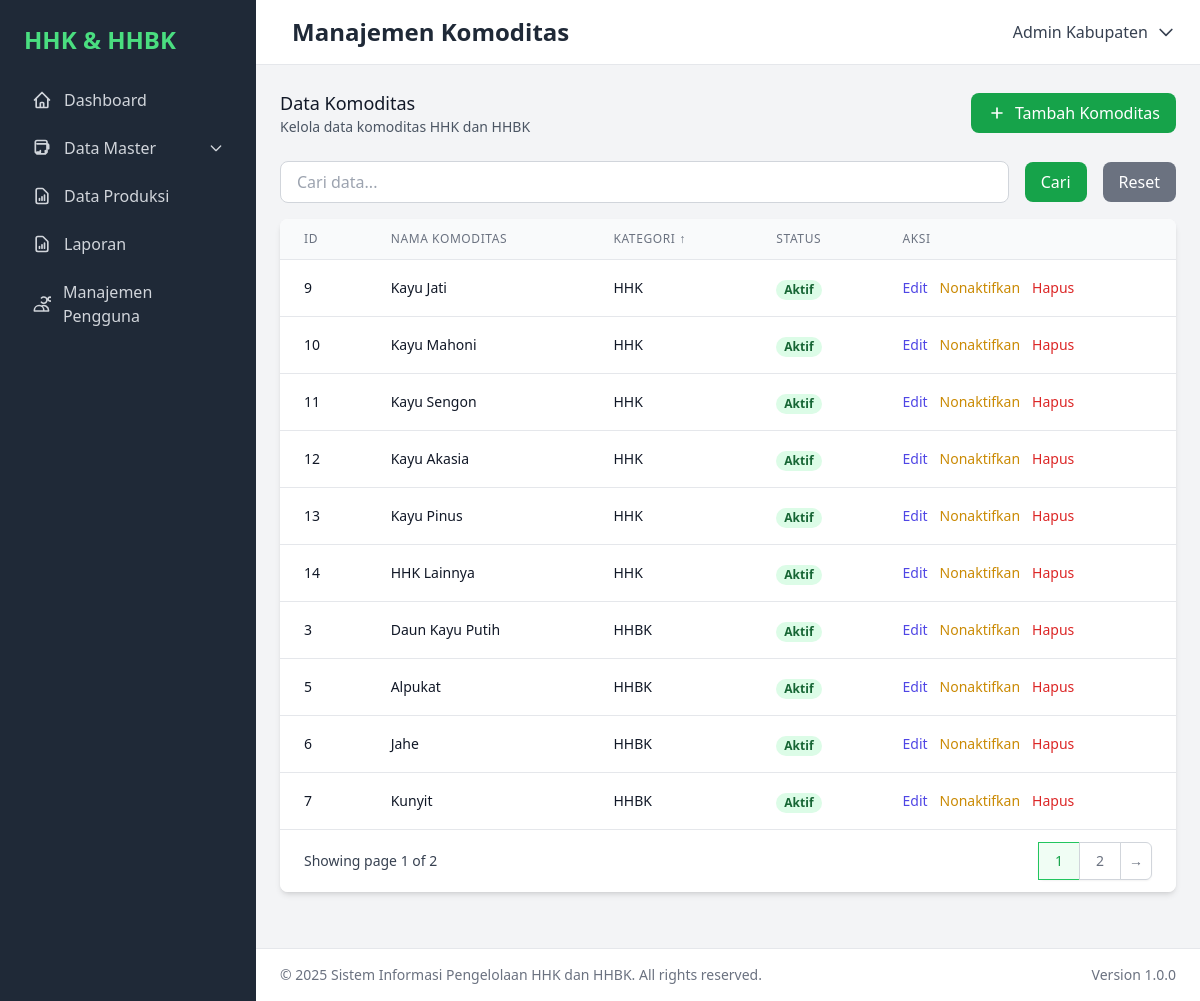
The app's page /komoditas.php?sort=kategori&order=asc&page=1 (signed in) with its own data.
### tables this page shows
CREATE TABLE `komoditas`  (
  `id` int(0) NOT NULL AUTO_INCREMENT,
  `nama` varchar(100) NOT NULL,
  `kategori` enum('HHK','HHBK') NOT NULL DEFAULT 'HHBK',
  `aktif` tinyint(1) NOT NULL DEFAULT 1,
  PRIMARY KEY (`id`) USING BTREE,
  UNIQUE INDEX `nama`(`nama`) USING BTREE
);

### komoditas.php (the view, shortened to what this page needs)
<?php
require_once 'components/DataTable.php';
include 'includes/header.php';
?>
<div class="flex justify-between items-center mb-6">
    <div>
        <h3 class="text-lg font-medium text-gray-900">Data Komoditas</h3>
        <p class="text-sm text-gray-600">Kelola data komoditas HHK dan HHBK</p>
    </div>
    <button onclick="openModal()" class="bg-green-600 hover:bg-green-700 text-white px-4 py-2 rounded-lg flex items-center">
        <svg class="w-5 h-5 mr-2" fill="none" stroke="currentColor" viewBox="0 0 24 24">
            <path stroke-linecap="round" stroke-linejoin="round" stroke-width="2" d="M12 6v6m0 0v6m0-6h6m-6 0H6"></path>
        </svg>
        Tambah Komoditas
    </button>
</div>
<form method="GET" class="mb-4">
    <?php echo renderDataTableSearchBox(); ?>
</form>
<div class="bg-white rounded-lg shadow-md overflow-hidden">
    <div class="overflow-x-auto">
        <table class="min-w-full divide-y divide-gray-200">
            <thead class="bg-gray-50">
                <tr>
                    <th class="px-6 py-3 text-left text-xs font-medium text-gray-500 uppercase tracking-wider">ID</th>
                    <?php echo renderDataTableSortableHeader('nama', 'Nama Komoditas', 'komoditas.php'); ?>
                    <?php echo renderDataTableSortableHeader('kategori', 'Kategori', 'komoditas.php'); ?>
                    <th class="px-6 py-3 text-left text-xs font-medium text-gray-500 uppercase tracking-wider">Status</th>
                    <th class="px-6 py-3 text-left text-xs font-medium text-gray-500 uppercase tracking-wider">Aksi</th>
                </tr>
            </thead>
            <tbody class="bg-white divide-y divide-gray-200">
                <?php echo getKomoditasData(); ?>
            </tbody>
        </table>
    </div>
    <?php echo renderDataTablePagination('komoditas.php'); ?>
</div>
<?php
function getKomoditasData() {
    try {
        $result = getDataTableData();
        $data = $result['data'];
        $output = '';
        if (empty($data)) {
            $output .= '<tr><td colspan="5" class="px-6 py-4 text-center text-gray-500">Tidak ada data yang ditemukan</td></tr>';
        } else {
            foreach ($data as $row) {
                $statusClass = $row['aktif'] ? 'bg-green-100 text-green-800' : 'bg-red-100 text-red-800';
                $statusText = $row['aktif'] ? 'Aktif' : 'Nonaktif';
                $output .= '<tr>';
                $output .= '<td class="px-6 py-4 whitespace-nowrap text-sm text-gray-900">' . $row['id'] . '</td>';
                $output .= '<td class="px-6 py-4 whitespace-nowrap text-sm text-gray-900">' . htmlspecialchars($row['nama']) . '</td>';
                $output .= '<td class="px-6 py-4 whitespace-nowrap text-sm text-gray-900">' . ($row['kategori'] ?: '-') . '</td>';
                $output .= '<td class="px-6 py-4 whitespace-nowrap">';
                $output .= '<span class="px-2 inline-flex text-xs leading-5 font-semibold rounded-full ' . $statusClass . '">' . $statusText . '</span>';
                $output .= '</td>';
                $output .= '<td class="px-6 py-4 whitespace-nowrap text-sm font-medium">';
                $output .= '<button onclick="editKomoditas(' . $row['id'] . ', \'' . addslashes($row['nama']) . '\', \'' . addslashes($row['kategori'] ?: '') . '\')" class="text-indigo-600 hover:text-indigo-900 mr-3">Edit</button>';
                $output .= '<button onclick="toggleStatus(' . $row['id'] . ')" class="text-yellow-600 hover:text-yellow-900 mr-3">' . ($row['aktif'] ? 'Nonaktifkan' : 'Aktifkan') . '</button>';
                $output .= '<button onclick="deleteKomoditas(' . $row['id'] . ')" class="text-red-600 hover:text-red-900">Hapus</button>';
                $output .= '</td>';
                $output .= '</tr>';
            }
        }
        return $output;
    } catch(Exception $e) {
        return '<tr><td colspan="5" class="px-6 py-4 text-center text-red-600">Error: ' . $e->getMessage() . '</td></tr>';
    }
}
include 'includes/footer.php';
?>

### components/DataTable.php (shortened to what this page needs)
<?php
$dataTable_db = null;
$dataTable_table = '';
$dataTable_orderable = [];
function initDataTable($db, $table, $columns, $searchable, $orderable) {
    $dataTable_table = $table;
    $dataTable_orderable = $orderable;
}
function getDataTableData() {
    global $dataTable_db, $dataTable_table, $dataTable_columns, $dataTable_searchable, $dataTable_orderable;
    $page = isset($_GET['page']) ? max(1, (int)$_GET['page']) : 1;
    $limit = isset($_GET['limit']) ? max(1, (int)$_GET['limit']) : 10;
    $offset = ($page - 1) * $limit;
    $sort_column = isset($_GET['sort']) ? $_GET['sort'] : '';
    $sort_order = isset($_GET['order']) ? strtoupper($_GET['order']) : 'ASC';
    $where_clause = '';
    $search_params = [];
    $order_clause = '';
    if (!empty($sort_column) && in_array($sort_column, $dataTable_orderable)) {
        $order_clause = "ORDER BY `{$sort_column}` {$sort_order}";
    } else {
        $order_clause = "ORDER BY id DESC";
    }
    $count_query = "SELECT COUNT(*) FROM `{$dataTable_table}` {$where_clause}";
    $count_stmt = $dataTable_db->prepare($count_query);
    $count_stmt->execute($search_params);
    $total_filtered = $count_stmt->fetchColumn();
    $total_query = "SELECT COUNT(*) FROM `{$dataTable_table}`";
    $total_stmt = $dataTable_db->prepare($total_query);
    $total_stmt->execute();
    $total = $total_stmt->fetchColumn();
    $data_query = "SELECT * FROM `{$dataTable_table}` {$where_clause} {$order_clause} LIMIT {$limit} OFFSET {$offset}";
    $data_stmt = $dataTable_db->prepare($data_query);
    $data_stmt->execute($search_params);
    $data = $data_stmt->fetchAll(PDO::FETCH_ASSOC);
    return [
        'data' => $data,
        'total' => $total,
        'total_filtered' => $total_filtered,
        'page' => $page,
        'limit' => $limit,
        'total_pages' => ceil($total_filtered / $limit)
    ];
}
function renderDataTableSearchBox() {
    $search = isset($_GET['search']) ? htmlspecialchars($_GET['search']) : '';
    $html = '<div class="flex items-center space-x-4 mb-4">';
    $html .= '<div class="flex-1">';
    $html .= '<input type="text" name="search" value="' . $search . '" ';
    $html .= 'placeholder="Cari data..." ';
    $html .= 'class="w-full px-4 py-2 border border-gray-300 rounded-lg focus:outline-none focus:ring-2 focus:ring-green-500">';
    $html .= '</div>';
    $html .= '<button type="submit" class="bg-green-600 hover:bg-green-700 text-white px-4 py-2 rounded-lg">';
    $html .= 'Cari';
    $html .= '</button>';
    $html .= '<a href="' . $_SERVER['PHP_SELF'] . '" class="bg-gray-500 hover:bg-gray-600 text-white px-4 py-2 rounded-lg">';
    $html .= 'Reset';
    $html .= '</a>';
    $html .= '</div>';
    return $html;
}
function renderDataTableSortableHeader($column, $label, $current_page) {
    $current_sort = isset($_GET['sort']) ? $_GET['sort'] : '';
    $current_order = isset($_GET['order']) ? $_GET['order'] : 'asc';
    $new_order = ($current_sort === $column && $current_order === 'asc') ? 'desc' : 'asc';
    $sort_url = $current_page . '?';
    $params = $_GET;
    $params['sort'] = $column;
    $params['order'] = $new_order;
    $params['page'] = 1;
    $sort_url .= http_build_query($params);
    $sort_icon = '';
    if ($current_sort === $column) {
        $sort_icon = $current_order === 'asc' ? ' ↑' : ' ↓';
    }
    $html = '<th class="px-6 py-3 text-left text-xs font-medium text-gray-500 uppercase tracking-wider">';
    $html .= '<a href="' . $sort_url . '" class="hover:text-green-600">';
    $html .= $label . $sort_icon;
    $html .= '</a>';
    $html .= '</th>';
    return $html;
}
function renderDataTablePagination($current_page) {
    $result = getDataTableData();
    $total_pages = $result['total_pages'];
    $current_page_num = $result['page'];
    $html = '<div class="bg-white px-4 py-3 flex items-center justify-between border-t border-gray-200 sm:px-6">';
    $html .= '<div class="flex-1 flex justify-between sm:hidden">';
    if ($current_page_num < $total_pages) {
        $next_params = $_GET;
        $next_params['page'] = $current_page_num + 1;
        $next_url = $current_page . '?' . http_build_query($next_params);
        $html .= '<a href="' . $next_url . '" class="ml-3 relative inline-flex items-center px-4 py-2 border border-gray-300 text-sm font-medium rounded-md text-gray-700 bg-white hover:bg-gray-50">';
        $html .= 'Next';
        $html .= '</a>';
    }
    $html .= '</div>';
    $html .= '<div class="hidden sm:flex-1 sm:flex sm:items-center sm:justify-between">';
    $html .= '<div>';
    $html .= '<p class="text-sm text-gray-700">';
    $html .= 'Showing page <span class="font-medium">' . $current_page_num . '</span> of <span class="font-medium">' . $total_pages . '</span>';
    $html .= '</p>';
    $html .= '</div>';
    $html .= '<div>';
    $html .= '<nav class="relative z-0 inline-flex rounded-md shadow-sm -space-x-px" aria-label="Pagination">';
    $start_page = max(1, $current_page_num - 2);
    $end_page = min($total_pages, $current_page_num + 2);
    for ($i = $start_page; $i <= $end_page; $i++) {
        $page_params = $_GET;
        $page_params['page'] = $i;
        $page_url = $current_page . '?' . http_build_query($page_params);
        $active_class = ($i === $current_page_num) ? 'bg-green-50 border-green-500 text-green-600' : 'bg-white border-gray-300 text-gray-500 hover:bg-gray-50';
        $html .= '<a href="' . $page_url . '" class="relative inline-flex items-center px-4 py-2 border text-sm font-medium ' . $active_class . '">';
        $html .= $i;
        $html .= '</a>';
    }
    if ($current_page_num < $total_pages) {
        $next_params = $_GET;
        $next_params['page'] = $current_page_num + 1;
        $next_url = $current_page . '?' . http_build_query($next_params);
        $html .= '<a href="' . $next_url . '" class="relative inline-flex items-center px-2 py-2 rounded-r-md border border-gray-300 bg-white text-sm font-medium text-gray-500 hover:bg-gray-50">';
        $html .= '→';
        $html .= '</a>';
    }
    $html .= '</nav>';
    $html .= '</div>';
    $html .= '</div>';
    $html .= '</div>';
    return $html;
}
?>

### records on screen
komoditas: id "9", nama "Kayu Jati", kategori "HHK", aktif "Aktif", shows "Nonaktifkan"
komoditas: id "10", nama "Kayu Mahoni", kategori "HHK", aktif "Aktif", shows "Nonaktifkan"
komoditas: id "11", nama "Kayu Sengon", kategori "HHK", aktif "Aktif", shows "Nonaktifkan"
komoditas: id "12", nama "Kayu Akasia", kategori "HHK", aktif "Aktif", shows "Nonaktifkan"
komoditas: id "13", nama "Kayu Pinus", kategori "HHK", aktif "Aktif", shows "Nonaktifkan"
komoditas: id "14", nama "HHK Lainnya", kategori "HHK", aktif "Aktif", shows "Nonaktifkan", aktif "1", aktif "2", aktif "→"
komoditas: id "3", nama "Daun Kayu Putih", kategori "HHBK", aktif "Aktif", shows "Nonaktifkan"
komoditas: id "5", nama "Alpukat", kategori "HHBK", aktif "Aktif", shows "Nonaktifkan"
komoditas: id "6", nama "Jahe", kategori "HHBK", aktif "Aktif", shows "Nonaktifkan"
komoditas: id "7", nama "Kunyit", kategori "HHBK", aktif "Aktif", shows "Nonaktifkan"

### other values on screen
$page_title "Manajemen Komoditas"
$_SESSION['nama'] "Admin Kabupaten"
renderDataTableSearchBox() "Cari Reset"
renderDataTableSortableHeader('kategori', 'Kategori', 'komoditas.php') "KATEGORI ↑"
$current_page_num "1"
$total_pages "2"
